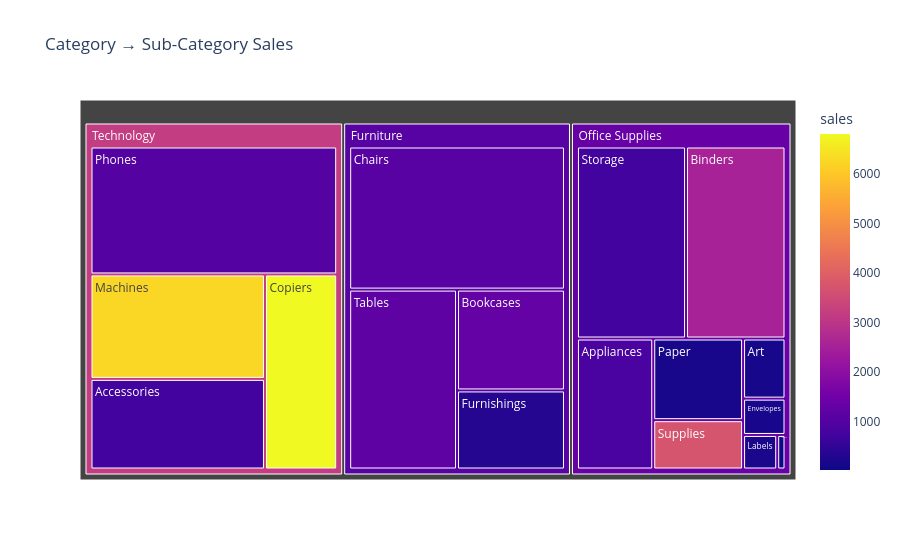

This figure's notebook cell:
### Code cell
fig = px.treemap(
    df,
    path=["category","sub_category"],
    values="sales",
    color="sales",
    title="Category → Sub-Category Sales"
)

fig.show()

### Figure 1 — Plotly figure (JSON) as saved in the notebook; plotly's stock layout.template omitted (floating-point values rounded to 4 significant figures)
{"data": [{"branchvalues": "total", "customdata": [[1317.0], [1102.0], [195.9], [1199.0], [740.8], [325.5], [140.8], [1027.0], [2540.0], [853.5], [164.6], [741.7], [176.1], [25.06], [3721.0], [6251.0], [6813.0], [1068.0], [1353.0], [3188.0]], "domain": {"x": [0, 1], "y": [0, 1]}, "hovertemplate": "labels=%{label}<br>sales_sum=%{value}<br>parent=%{parent}<br>id=%{id}<br>sales=%{color}<extra></extra>", "ids": ["Furniture/Bookcases", "Furniture/Chairs", "Office Supplies/Labels", "Furniture/Tables", "Office Supplies/Storage", "Furniture/Furnishings", "Office Supplies/Art", "Technology/Phones", "Office Supplies/Binders", "Office Supplies/Appliances", "Office Supplies/Paper", "Technology/Accessories", "Office Supplies/Envelopes", "Office Supplies/Fasteners", "Office Supplies/Supplies", "Technology/Machines", "Technology/Copiers", "Furniture", "Office Supplies", "Technology"], "labels": ["Bookcases", "Chairs", "Labels", "Tables", "Storage", "Furnishings", "Art", "Phones", "Binders", "Appliances", "Paper", "Accessories", "Envelopes", "Fasteners", "Supplies", "Machines", "Copiers", "Furniture", "Office Supplies", "Technology"], "marker": {"coloraxis": "coloraxis", "colors": [1317.0, 1102.0, 195.9, 1199.0, 740.8, 325.5, 140.8, 1027.0, 2540.0, 853.5, 164.6, 741.7, 176.1, 25.06, 3721.0, 6251.0, 6813.0, 1068.0, 1353.0, 3188.0]}, "name": "", "parents": ["Furniture", "Furniture", "Office Supplies", "Furniture", "Office Supplies", "Furniture", "Office Supplies", "Technology", "Office Supplies", "Office Supplies", "Office Supplies", "Technology", "Office Supplies", "Office Supplies", "Office Supplies", "Technology", "Technology", "", "", ""], "type": "treemap", "values": [113800.0, 322800.0, 12350.0, 202800.0, 219300.0, 89210.0, 26710.0, 327800.0, 200000.0, 104600.0, 76830.0, 164200.0, 16130.0, 3002.0, 46420.0, 189200.0, 146200.0, 728700.0, 705400.0, 827500.0]}], "layout": {"coloraxis": {"colorbar": {"title": {"text": "sales"}}, "colorscale": [[0, "#0d0887"], [0.1111, "#46039f"], [0.2222, "#7201a8"], [0.3333, "#9c179e"], [0.4444, "#bd3786"], [0.5556, "#d8576b"], [0.6667, "#ed7953"], [0.7778, "#fb9f3a"], [0.8889, "#fdca26"], [1, "#f0f921"]]}, "legend": {"tracegroupgap": 0}, "title": {"text": "Category → Sub-Category Sales"}}}
